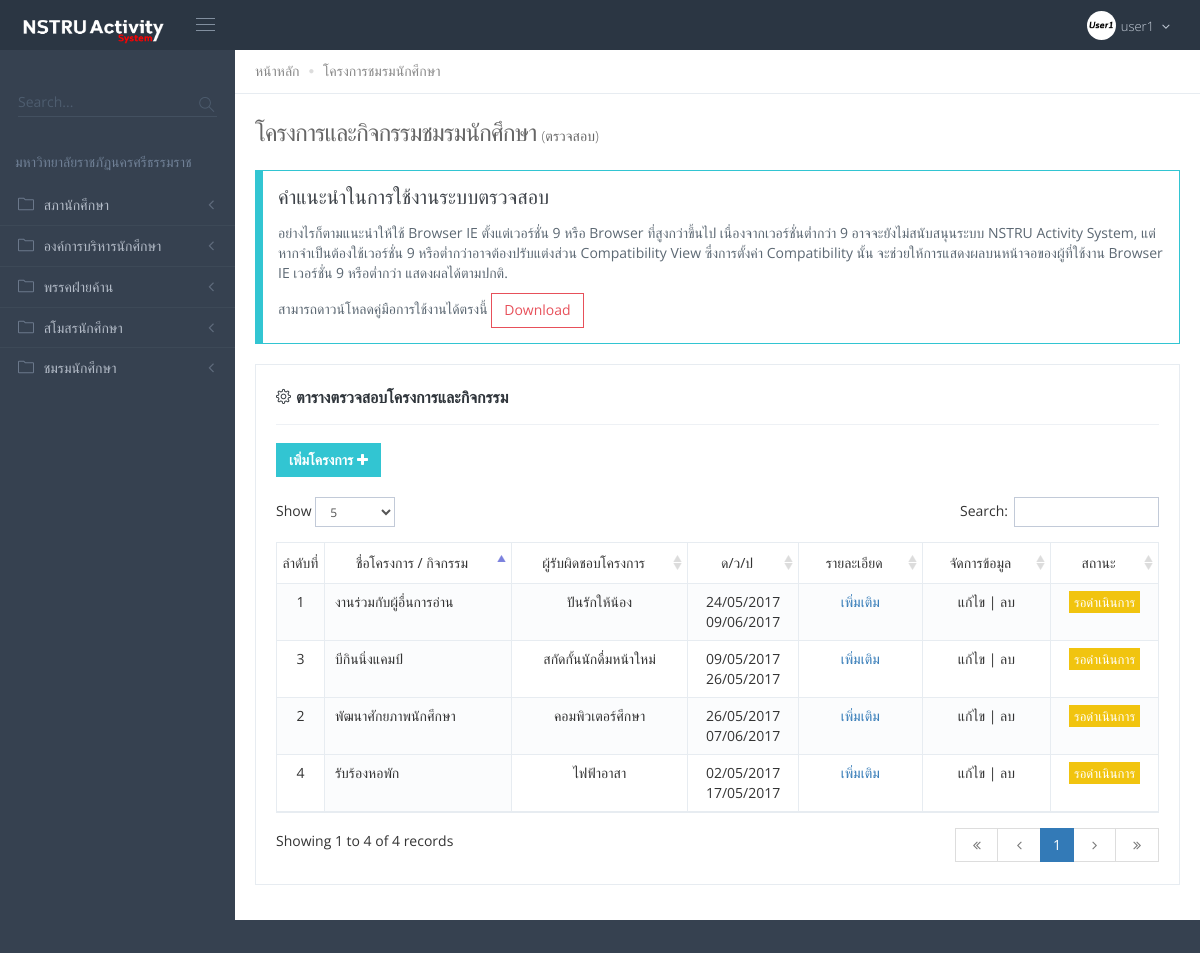
Screenshot of /nstru-system-1/Student-club.php (signed in) with the database file from the repository.
### tables this page shows
CREATE TABLE `username` (
  `ID_USER` int(11) NOT NULL,
  `USERNAME` varchar(30) NOT NULL,
  `PASSWORD` varchar(30) NOT NULL,
  `ID_CARD` varchar(20) NOT NULL,
  `TYPESTATUS` varchar(30) NOT NULL,
  `STATUS` varchar(20) NOT NULL,
  `IMAGE` varchar(100) NOT NULL
);

CREATE TABLE `storage5` (
  `P_ID` int(10) NOT NULL DEFAULT '0',
  `PNAME` varchar(150) NOT NULL,
  `PDATE` varchar(20) NOT NULL,
  `PDATE2` varchar(20) NOT NULL,
  `PTERM` int(5) NOT NULL,
  `PYEAR` int(5) NOT NULL,
  `PPLACE` text NOT NULL,
  `PPERSON` varchar(60) NOT NULL,
  `PFACULTY` varchar(80) NOT NULL,
  `PCLUBNAME` varchar(80) NOT NULL,
  `PPARTICIPANT` varchar(20) NOT NULL,
  `PBUDGETS` varchar(20) NOT NULL,
  `PSOURCE` varchar(200) NOT NULL,
  `PSELLMONEY` varchar(30) NOT NULL,
  `PMONEYBALANCE` varchar(30) NOT NULL,
  `PFIRSTNAME` varchar(80) NOT NULL,
  `PLASTNAME` varchar(80) NOT NULL,
  `PTELL` varchar(20) NOT NULL,
  `PEMAIL` varchar(20) NOT NULL,
  `PSTATUS` tinyint(1) NOT NULL
);

### nstru-system-1/Student-club.php (the view, shortened to what this page needs)
<?php
include('mysql_connect.php');
?>
<!doctype html>
<html lang="en">
    <head>
<link href="assets/global/plugins/font-awesome/css/font-awesome.min.css" rel="stylesheet" type="text/css" />
<link href="assets/global/plugins/simple-line-icons/simple-line-icons.min.css" rel="stylesheet" type="text/css" />
<link href="assets/global/plugins/bootstrap/css/bootstrap.min.css" rel="stylesheet" type="text/css" />
<link href="assets/global/plugins/bootstrap-switch/css/bootstrap-switch.min.css" rel="stylesheet" type="text/css" />
<link href="assets/global/plugins/bootstrap-select/css/bootstrap-select.min.css" rel="stylesheet" type="text/css" />
<link href="assets/global/plugins/datatables/datatables.min.css" rel="stylesheet" type="text/css" />
<link href="assets/global/plugins/datatables/plugins/bootstrap/datatables.bootstrap.css" rel="stylesheet" type="text/css" />
<link href="assets/global/plugins/select2/css/select2.min.css" rel="stylesheet" type="text/css" />
<link href="assets/global/plugins/select2/css/select2-bootstrap.min.css" rel="stylesheet" type="text/css" />
<link href="assets/global/css/components.min.css" rel="stylesheet" id="style_components" type="text/css" />
<link href="assets/global/css/plugins.min.css" rel="stylesheet" type="text/css" />
<link href="assets/layouts/layout/css/layout.min.css" rel="stylesheet" type="text/css" />
<link href="assets/layouts/layout/css/themes/darkblue.min.css" rel="stylesheet" type="text/css" id="style_color" />
<link href="assets/layouts/layout/css/custom.min.css" rel="stylesheet" type="text/css" />
<link rel="shortcut icon" href="favicon.ico" /> </head>
<body class="page-header-fixed page-sidebar-closed-hide-logo page-content-white">
    <div class="page-wrapper">
        <?php include('template-1.php'); ?>
    </div>
            <div class="page-container">
                <div class="page-sidebar-wrapper">
        <?php include('template-2.php'); ?>
    <div class="page-content-wrapper">
    <div class="page-content">
    <div class="page-bar">
    <ul class="page-breadcrumb">
        <li>
            <a href="index.php">หน้าหลัก</a>
                <i class="fa fa-circle"></i>
        </li>
        <li>
            <span>โครงการชมรมนักศึกษา</span>
        </li>
    </ul>
    </div>
    <h1 class="page-title"> โครงการและกิจกรรมชมรมนักศึกษา
        <small>(ตรวจสอบ)</small>
    </h1>
    <div class="m-heading-1 border-green m-bordered">
        <h3>คำแนะนำในการใช้งานระบบตรวจสอบ</h3>
        <p> อย่างไรก็ตามแนะนำให้ใช้ Browser IE ตั้งแต่เวอร์ชั่น 9 หรือ Browser ที่สูงกว่าขึ้นไป เนื่องจากเวอร์ชั่นต่ำกว่า 9 อาจจะยังไม่สนับสนุนระบบ NSTRU Activity System, แต่หากจำเป็นต้องใช้เวอร์ชั่น 9 หรือต่ำกว่าอาจต้องปรับแต่งส่วน Compatibility View ซึ่งการตั้งค่า Compatibility นั้น จะช่วยให้การแสดงผลบนหน้าจอของผู้ที่ใช้งาน Browser IE เวอร์ชั่น 9 หรือต่ำกว่า แสดงผลได้ตามปกติ. </p>
        <p> สามารถดาวน์โหลดคู่มือการใช้งานได้ตรงนี้
            <a class="btn red btn-outline" href="download_tutorial/tutorial.pdf" target="_blank">Download</a>
        </p>
    </div>
 <div class="row">
<div class="col-md-12">
    <div class="portlet light bordered">
        <div class="portlet-title">
            <div class="caption font-dark">
                <i class="icon-settings font-dark"></i>
                <span class="caption-subject bold uppercase"> ตารางตรวจสอบโครงการและกิจกรรม</span>
            </div>
        </div>
    <div class="portlet-body">
        <div class="table-toolbar">
            <div class="row">
                <div class="col-md-6">
                    <div class="btn-group">
                        <a href="addproject-3.php">
                        <button id="sample_editable_1_new" class="btn sbold green"> เพิ่มโครงการ
                            <i class="fa fa-plus"></i>
                        </button>
                        </a>
                    </div>
                </div>
            </div>
        </div>
    <table class="table table-striped table-bordered table-hover table-checkable order-column" id="sample_1">
    <thead>
        <tr>
            <td align="center"> ลำดับที่</td>
            <td align="center"> ชื่อโครงการ / กิจกรรม </td>
            <td align="center"> ผู้รับผิดชอบโครงการ </td>
            <td align="center"> ด/ว/ป </td>
            <td align="center"> รายละเอียด </td>
            <td align="center"> จัดการข้อมูล </td>
            <td align="center"> สถานะ </td>
            <?php
            $status = $_SESSION['STATUS'];
            ?>
        </tr>
    </thead>
<tbody>
        <?php
            include_once('fuction.php');
            $i = 1;
            $sql = "SELECT * FROM storage5";
            $result = mysqli_query($link, $sql);
            while($data = mysqli_fetch_assoc($result)){
        ?>
        <tr class="odd gradeX">
            <td> <?php echo $i++; ?> </td>
            <td> <?php echo $data['PNAME']; ?> </td>
            <td align="center"> <?php echo $data['PCLUBNAME']; ?> </td>
            <td align="center"> <?php echo $data['PDATE']; ?><br><?php echo $data['PDATE2']; ?> </td>
            <td align="center">
                <a href="project_detail/project_detail5.php?id=<?php echo $data['P_ID']; ?>"> เพิ่มเติม </a>
            </td>
            <td align="center">
                <?php
                    if($data['PSTATUS'] != 1 && ($_SESSION['TYPESTATUS'] == "แอดมิน" || $_SESSION['TYPESTATUS'] == "ชมรมนักศึกษา")){
                ?>
                <a href="edit/editproject5.php?id=<?php echo $data['P_ID']; ?>"> แก้ไข </a> |
                <a href="delete/deleteproject5.php?id=<?php echo $data['P_ID']; ?>"> ลบ </a>
                <?php
                    } else {
                        echo "แก้ไข" . " | " . "ลบ";
                    }
                ?>
            </td>
            <td align="center"> <?php status($data['PSTATUS']); ?> </td>
        </tr>
        <?php
            }
        ?>
</tbody>
</table>
</div>
</div>
</div>
</div>
    </div>
    </div>
</div>
<div class="page-footer">
</div>
</div>
</body>
</html>

### nstru-system-1/template-1.php (shortened to what this page needs)
         <div class="page-header navbar navbar-fixed-top">
             <div class="page-header-inner ">
                 <div class="page-logo">
                     <a href="index.php">
                         <img src="assets/layouts/layout/img/logo1.png" width="147" height="28" alt="logo" class="logo-default" /> </a>
                     <div class="menu-toggler sidebar-toggler">
                         <span></span>
                     </div>
                 </div>
                 <div class="top-menu">
                     <ul class="nav navbar-nav pull-right">
                 <li class="dropdown dropdown-user">
                     <a href="javascript:;" class="dropdown-toggle"
                     data-toggle="dropdown" data-hover="dropdown"
                     data-close-others="true">
                     <?php
                         $sql = "SELECT * FROM username WHERE ID_USER = '$_SESSION[ID]'";
                         $result = mysqli_query($link, $sql);
                         $data = mysqli_fetch_array($result);
                     ?>
                         <img alt="" class="img-circle" src="<?php echo $data['IMAGE']; ?>">
                     <span class="username username-hide-on-mobile"> <?php echo $data['USERNAME']; ?> </span>
                     <i class="fa fa-angle-down"></i>
                     </a>
                 </li>
                     </ul>
                 </div>
	</div>
</div>

### nstru-system-1/fuction.php (shortened to what this page needs)
<?php
	function status($status){
		switch ($status){
			default : echo "<span class=\"label label-sm label-warning\">" . "รอดำเนินการ" . "</span>";break;
		}
	}
?>

### rows the page displays
username: IMAGE (picture), USERNAME "user1"
storage5: PNAME "งานร่วมกับผู้อื่นการอ่าน", PCLUBNAME "ปันรักให้น้อง", PDATE "24/05/2017", PDATE2 "09/06/2017", PSTATUS "แก้ไข"
storage5: PNAME "พัฒนาศักยภาพนักศึกษา", PCLUBNAME "คอมพิวเตอร์ศึกษา", PDATE "26/05/2017", PDATE2 "07/06/2017", PSTATUS "แก้ไข"
storage5: PNAME "บีกินนิ่งแคมป์", PCLUBNAME "สกัดกั้นนักดื่มหน้าใหม่", PDATE "09/05/2017", PDATE2 "26/05/2017", PSTATUS "แก้ไข"
storage5: PNAME "รับร้องหอพัก", PCLUBNAME "ไฟฟ้าอาสา", PDATE "02/05/2017", PDATE2 "17/05/2017", PSTATUS "แก้ไข"
